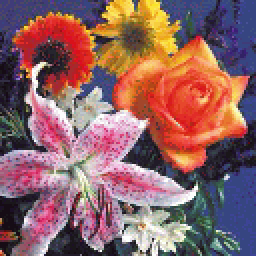
%> input picture Lab 1/1_2.tif, 128 x 128 px (shown 2 times larger)
$ octave hw1p3.m   (GNU Octave 9; MATLAB toolbox functions it lacks are replaced by stand-ins)
%> lines starting %> are read from the running program, lines starting %| are printed output that depends on the picture
% He Feng
% EE 440 HW 1 Problem 3
close all;
clear all;

% Read the photo and its associate colormap.
[X,map] = imread('1_2.tif','tif');
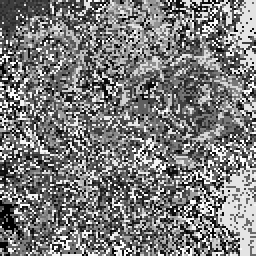
%> X: size 128x128 uint8 (shown 2 times larger); min 0, max 255, mean 123.4
%> map = 256 rows, first 12: [0.0863 0.0471 0.0824; 0.686 0.525 0.0902; 0.231 0.118 0.463; 0.188 0.278 0.184; 0.365 0.537 0.549; 0.69 0.282 0.0941; 0.725 0.784 0.576; 0.635 0.0549 0.0863; 0.596 0.278 0.275; 0.973 0.796 0.149; 0.243 0.314 0.494; 0.71 0.565 0.745]

% Show the original photo X.
figure(1)
imshow(X,map);

% Transfer the photo X into gray scale.
Y = ind2gray(X,map);
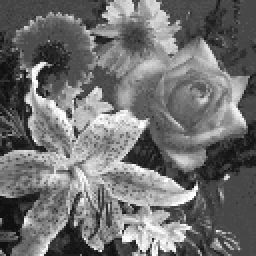
%> Y: size 128x128 single (shown 2 times larger); min 0.0628, max 0.993, mean 0.441
figure(2)
imshow(Y);

% To make sure the type of image.
% Y is a 256 level gray scale image.
class(Y)
%> ans = 'single'

% Rotate image Y.
Z = imrotate(Y,-45);
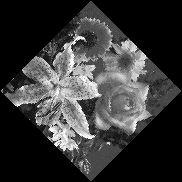
%> Z: size 182x182 single; min 0, max 0.993, mean 0.218
figure(3)
imshow(Z);

% Store the image Y and Z into the folder.
imwrite(Y,'Y_image.jpg');
imwrite(Z,'Z_image.jpg');
